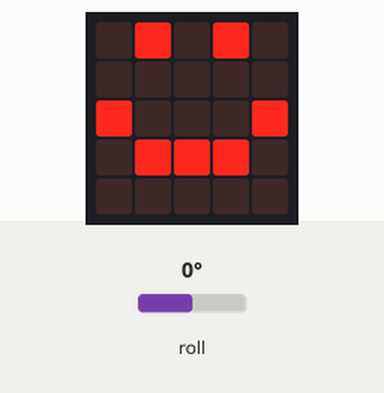
Recording of a program running on a simulated BBC micro:bit (MakeCode). On the bench: the board's 5×5 LED display. The test bench sets the inputs (shaded band); at power-on: roll 0°. The 48×5 strip is a reading aid, not a part: it shows the text the display is scrolling, unrolled, one strip-width of it at a time.

Above: at 3.9 s.
4.0 s: roll set to -172°
At 4.9 s:
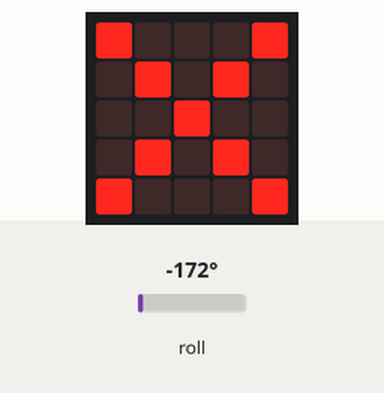
6.6 s: roll set to 14°
At 7.3 s:
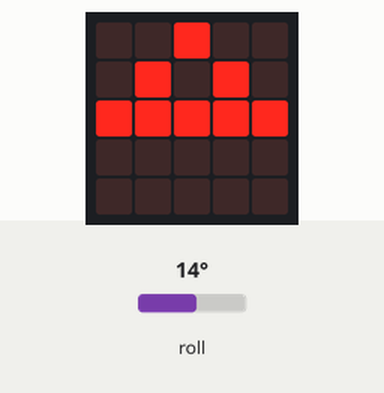
9.9 s: roll set to 11°
11.4 s: roll set to 8°
At 12.4 s:
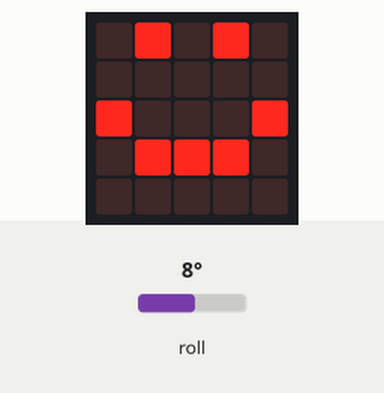
14.7 s: roll set to -90°
At 15.5 s:
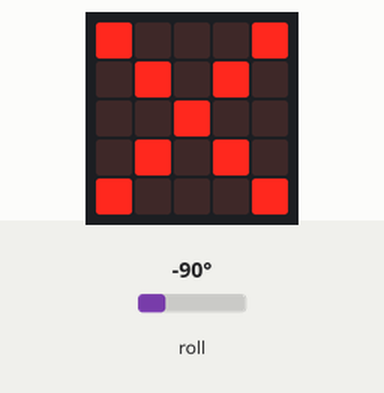
Timing chart, 0 to 17.7 s (numbered marks = the images above; inputs shaded):
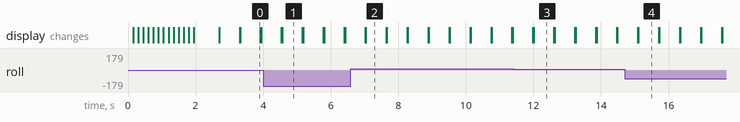

The program:

main.ts
```typescript
function 기울기정도분류 () {
    기울기측정()
    if (0 <= 기울기정도 && 기울기정도 < 10) {
        기울기단계 = 0
    } else if (10 <= 기울기정도 && 기울기정도 < 20) {
        기울기단계 = 1
    } else {
        기울기단계 = 2
    }
}
function 정상 () {
    basic.showLeds(`
        . # . # .
        . . . . .
        # . . . #
        . # # # .
        . . . . .
        `)
    basic.pause(200)
    basic.clearScreen()
}
function 초기기울기설정 () {
    basic.showString("hi")
    전체기울기 = 0
}
function 기울기측정 () {
    let 현재기울기 = 0
    기울기정도 = Math.abs(현재기울기 + input.rotation(Rotation.Roll))
}
function 심각 () {
    basic.showLeds(`
        # . . . #
        . # . # .
        . . # . .
        . # . # .
        # . . . #
        `)
    basic.pause(200)
    basic.clearScreen()
}
function 기기표시 () {
    if (기울기단계 == 0) {
        정상()
    } else if (기울기단계 == 1) {
        경고()
    } else {
        심각()
    }
}
function 경고 () {
    basic.showLeds(`
        . . # . .
        . # . # .
        # # # # #
        . . . . .
        . . . . .
        `)
    basic.pause(200)
    basic.clearScreen()
}
let 전체기울기 = 0
let 기울기단계 = 0
let 기울기정도 = 0
초기기울기설정()
basic.forever(function () {
    기울기정도분류()
    기기표시()
})
```

test.ts
```typescript
// 테스트는 여기로 이동합니다; 이 패키지가 확장으로 사용될 때 컴파일되지 않을 것 입니다.
```

Measured:
- the behaviour switches between 10 and 9° on roll (found by bisection; images 2 and 3)
- after the input at 4.0 s, the display: first differs from a run without the input after 0.56 s (image 1)
- after the input at 6.6 s, the display: first differs from a run without the input after 0.44 s (image 2)
- after the input at 11.4 s, the display: first differs from a run without the input after 0.61 s (image 3)
- after the input at 14.7 s, the display: first differs from a run without the input after 0.41 s (image 4)
- what the display in image 0 shows lasts 0.6 s, from 3.3 s to 3.9 s
